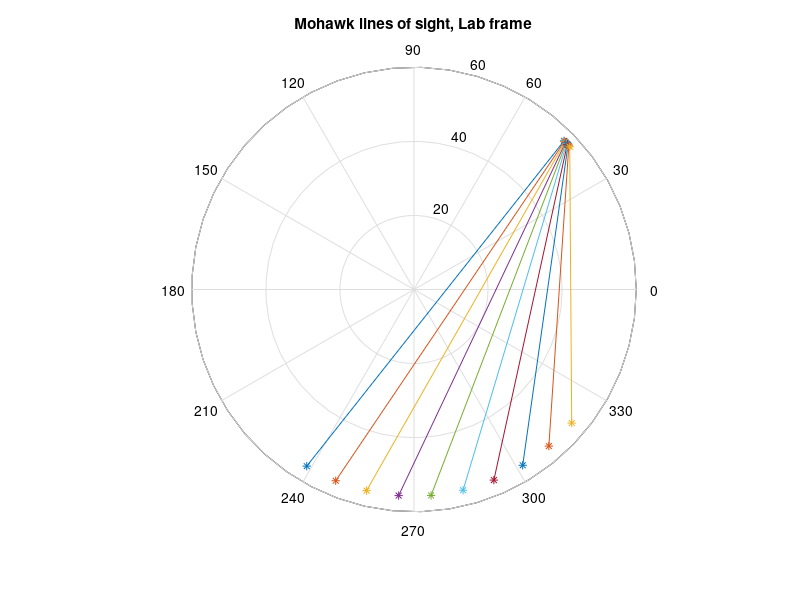
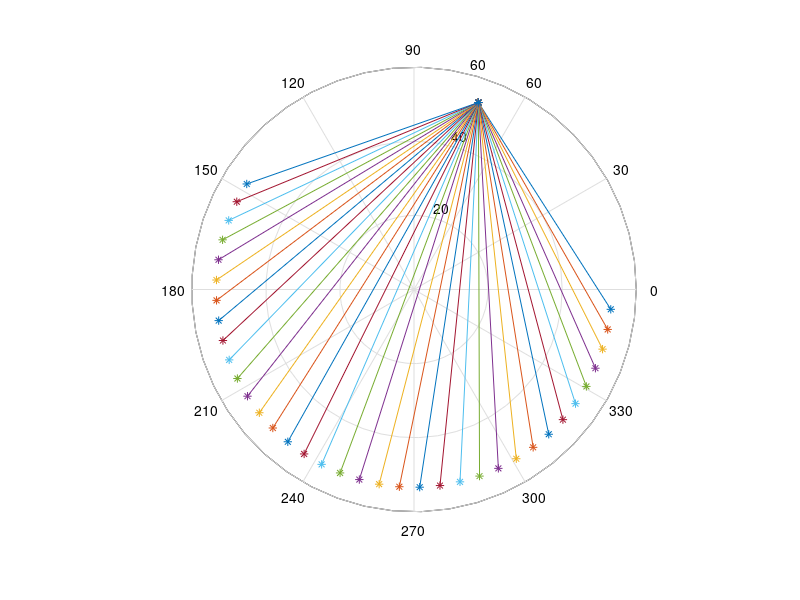
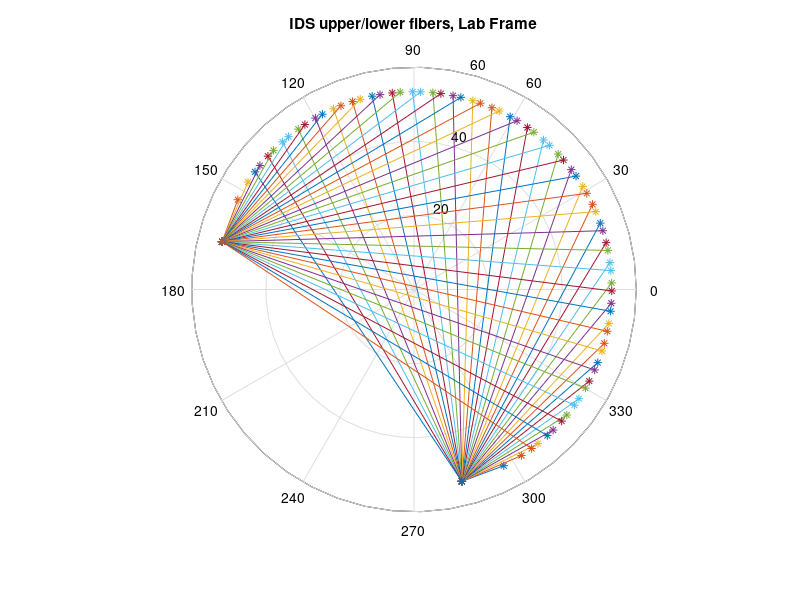

MATLAB code to generate these figures, in order:
% Aaron Hossack
% Jan 17th 2012
%
% Updated June 2013
clear all; close all; clc;
addpath('~/IDS/Matlab/');
%addAllThePaths;
cd('T:\RChandra\NewCodes\Geometry');
%
% This code takes calibration data from backlighting the new IDS fibers
% onto a screen to determine the angle, volume, and impact parameters of
% the various chords.
% clear all; close all; clc;
%% Settings
saveLength71 = 0; % save chrod lengths for 71 degree port chords

save1 = 0; % save 'impacts' as 'impacts1.mat'.  This configuration has the  
           % 'Upper/Long' fiber (smaller channel numbers) in the "old"
           % reentrant port at 71 degrees in machine coordinates.  Channel
           % 1 is oriented toward the top of the machine and channel 36 the
           % bottom.  The 'lower/short' fiber is on an axial port at 45
           % degrees on the X side of the machine.  Channel 37 is looking
           % toward the the small cones (inboard) and channel 72 is looking
           % toward the ring (outboard).
           
saveNim1 = 0; % save 'IDScoords.mat' with 'origin' and 'IDSchords' variables
           
save2 = 0; % save 'impacts' as 'impacts2.mat'.  This configuration has the 
           % 'Upper/Long' fiber in the upper mohawk port #6 with the fiber
           % fan in midplane.  Channel 1 is aimed down toward the bottom of
           % the machine and channel 36 is aimed up.  The 'lower/short'
           % fiber is on an axial port (either 45 or 270 degrees) with
           % channel 37 always aiming inboard, same as 'impacts1'.
           
saveLengthMohawk = 0; % save chord lengths for the above configuration
           
save3 = 0; % save 'impacts' as 'impacts3.mat'.  This is a special
           % configuration for velocity zeroing where the 'Upper/Long'
           % fiber is on the X side 135 degree port and the 'lower/short'
           % fiber is on the Y side 135 degree port.  Channels 1 and 37
           % both aim toward the geometric axis and 36 and 72 aim toward
           % the ring.
           
save4 = 0; % save 'impacts' as 'impacts4.mat'.  This has the long fiber in 
           % the mohawk port, just as in configuration 2, but rotated 90
           % degrees counter clockwise.  Channel 1 faces the y side
           % (positive z direction).

save5 = 0; % save 'impacts' as 'impacts5'. Upper mowhawk #6, lower mowhawk 
           % #6.

save6 = 1; % save 'impacts' as 'impacts6', Upper mohawk #1-#10, with secant
           % and nimrod coordinates

% raw = [247.5, 250.5, 253.5, 256.5, 259.5, 263.0,... % real unaltered data
%     265.5, 268.0, 271.0, 274.0, 277.0,...
%     280.0, 282.5, 285.0, 287.5, 290.5,...
%     293.0, 295.5, 298.5, 301.0, 304.0,...
%     306.5, 309.5, 312.0, 315.0, 318.0,...
%     321.0, 324.0, 327.0, 330.0, 332.5,...
%     336.0, 339.0];

% raw = [244.6, 247.5, 250.5, 253.5, 256.5, 259.5, 263.0,... % filling in extra 3 points
%     265.5, 268.0, 271.0, 274.0, 277.0,...
%     280.0, 282.5, 285.0, 287.5, 290.5,...
%     293.0, 295.5, 298.5, 301.0, 304.0,...
%     306.5, 309.5, 312.0, 315.0, 318.0,...
%     321.0, 324.0, 327.0, 330.0, 332.5,...
%     336.0, 339.0, 341.9, 344.8];
raw = 2.95 * [1:36];

% Center on zero degrees

angles = raw - raw(1) - 0.5*(raw(end) - raw(1)); % chord angles out of lens

R = 55.5; % cm, radius of machine

alpha = 180 - 2*angles; % angle from one end of chord, to geometric axis, to other end of chord
                        % (because the angles in a triangle must add up to
                        % 180)

r = 2 * R * sind(0.5 * alpha); % chord lengths

if saveLength71
    chordLength = r;
    save chordLength71.mat chordLength
end

x = r .* cosd(angles); % projection of chords on midplane diameter
% figure(14)
% plot(x)

% x = 222./(2.*(tand(angles).^2 + 1)); % projection of chords on midplane diameter

% r = x./cosd(angles); % length of chords

ratio = 0.02667/1.11; % radius to height ratio of cone

vol = pi*ratio^2*(1/3)*r.^3;

impacts1 = -R*sind(angles); % sign flip simply for orientation w.r.t machine
% figure(15)
% plot(impacts1)

%% For NIMROD comparison, find angles

% assuming IDS is in port 6 and -6
CoordRot = 225;
theta_port = 31.87; % degrees, port axis w.r.t machine radius
anglesTop = angles + theta_port;
anglesBot = angles - theta_port;
terminalAng1 = 180-2.*anglesTop + 59;
terminalAng2 = 180-2.*anglesBot - 59;
theta1 = terminalAng1;
theta2 = terminalAng2;
theta = [terminalAng1(end:-1:1), terminalAng2];
  theta = mod(theta +CoordRot ,360); % translate to machine coordinates
% 

% assuming IDS is in a radial port
% y = r .* sind(angles ); % dist. from diameter perp. up to chord end
% 
% thetaR = asind(y ./ R); % find angles w.r.t geom. axis from mid. of array
% 
% thetaR(1:3) = thetaR(1:3) + 2 .* (-90 - thetaR(1:3)); % mirror these angles past 90
% thetaR(end-2:end) = thetaR(end-2:end) + 2 .* (90 - thetaR(end-2:end));
% originR = [53.385, 1, 71]

% 
thetaR = 180-2*angles +71;
 originR = [53.385, 1, 71]

 Rnim = 53.385; % NIMROD HIT-SI major radius
% 
 origin = [Rnim, 0, 71+225 ; Rnim, 0, -59]; % coordinates of IDS wide angle lens
origin(1:36,1) = ones(1,36).*Rnim;
origin(1:36,2) = ones(1,36).*1;
origin(1:36,3) = ones(1,36).*(59+CoordRot);
origin(37:72,1) = ones(1,36).*Rnim;
origin(37:72,2) = ones(1,36).*1;
origin(37:72,3) = ones(1,36).*(-59+CoordRot);

origin(:,1:2) = origin(:,1:2).*.01;

IDSchords = ones(length(theta), 3); % initialize array

IDSchords(:, 1) = Rnim * IDSchords(:, 1) .* .01; % plug in R coordinates

IDSchords(:, 2) = 1 * IDSchords(:, 2) .* .01; % zero out Z coordinate

IDSchords(:, 3) = theta' .* IDSchords(:, 3); % set toroidal angles




figure(12)
polar([ones(1,length(theta1)).*originR(3); thetaR].*(pi/180),[ones(36,1).*Rnim ones(36,1).*Rnim]' ,'-*');
% plot(IDSchords(:, 3), '+');
figure(13)
polar([ones(1,length(theta1)).*origin(1,3); theta(1:36)].*(pi/180),[ones(36,1).*Rnim ones(36,1).*Rnim]' ,'-*');
title('IDS upper/lower fibers, Lab Frame');
hold on;
polar([ones(1,length(theta2)).*origin(37,3); theta(37:end)].*(pi/180),[ones(36,1).*Rnim ones(36,1).*Rnim]' ,'-*');

if saveNim1
    save IDScoords.mat origin IDSchords;
end

%% For axial port, find major radius where chord intersects midplane
% rPort = 36.8; % cm, approximate radius of axial port
% 
% rMAxis = 34; % cm, radius of magnetic axis
% 
% Rpol = 31.26; % cm, distance from midplane to wall
% 
% a0 = atand((rPort - rMAxis) / Rpol); % angle offset, ie: angle from z-hat to mag. axis
% 
% hypotn = hypot((rPort - rMAxis), Rpol); % distance directly from port to mag. axis
% 
% pAngles = angles + a0; % poloidal angles w.r.t. mag. axis
% 
% impacts1 = [impacts1, hypotn*sind(pAngles)];
rPort = 36.8; % cm, major radius location of port

zPort = 31.26 + 2.54 + 1.27; % cm, distance from magnetic axis to wall + thickness of window + thickness of wall

yPol = zPort * tand(angles(end:-1:1));

Rpol = rPort - yPol; % convert to major radius

impacts1 = [impacts1, Rpol];


if save1
    figure(1)
plot(impacts1, '+');
title('Impacts 1');

    impacts = impacts1;
    save impacts1.mat impacts
end

%% Update - View with fan in midplane, mohawk port #6

theta_port = 31.87; % degrees, port axis w.r.t machine radius

theta_chords = angles + theta_port;

y_tor = R * sind(theta_chords);

impacts2 = impacts1; % copy over previous impacts array

impacts2(1:36) = y_tor;



if save2
    figure(2)
plot(impacts2, '+');
title('Impacts 2');
    impacts = impacts2;
    save impacts2.mat impacts
end

%% Update 3-18-15 - Chord lengths for the above configuration

alpha2 = 180 - 2*theta_chords; % angle from one end of chord, to geometric axis, to other end of chord
                        % (because the angles in a triangle must add up to
                        % 180)

r2 = 2 * R * sind(0.5 * alpha2); % chord lengths                        
                        
if saveLengthMohawk
    chordLength = r2;
    save chordLengthMohawk.mat chordLength;
end

%% Velocity Zeroing configuration

impacts3 = [impacts1(37:72), impacts1(37:72)];



if save3
    figure(3)
plot(impacts3, '+');
title('Impacts 3');
    impacts = impacts3;
    save impacts3.mat impacts
end

%% Mohawk #6, chords perpendicular to midplane

half_ch_length = R * cosd(theta_port); % half chord length of axis of lens

displacement = half_ch_length * sind(angles); % displacement axially from magnetic axis.

impacts4 = [displacement(end:-1:1), impacts2(37:72)];


if save4
    figure(4)
    plot(impacts4, '+');
    title('Impacts 4');

    impacts = impacts4;
    save impacts4.mat impacts
end

%% Top Mohawk #6, Bottom Mohawk #6

theta_port = 31.87; % degrees, port axis w.r.t machine radius

theta_chords = -angles + theta_port;

y_tor = R * sind(theta_chords);

impacts5(1:36) = y_tor;
theta_port = -31.87; % degrees, port axis w.r.t machine radius

theta_chords = angles + theta_port;

y_tor = R * sind(theta_chords);

impacts5(37:72) = y_tor;  

if save5
    figure(5)
    plot(impacts5, '+');
    title('Impacts 5');

    impacts = impacts5;
    save impacts5.mat impacts
end

%% all the bottom mohawk
if save6 

Origin(1:10,1) = ((13.736) + (0:9)'.*9) ;% normalize later + 225; % ports, in Normal Machine Coordinates (Tm)
Gamma(1:10,1) = 180 - Origin(1:10,1); % angle between origin-port and origin-convergence point
a = 57.785; %Radial location that the ports converge to 
%R = 60.96; % R machine ( MAY BE TANK R, NOT PLASMASPRAY R
R = 55.5; % 
c(1:10,1) = sqrt( R.^2 + a.^2 -2*R*a*cosd( Gamma )); % chord from port to convergence point 
B(1:10,1) = asind(a*sind(Gamma)./c); % angle off of the radial that the port is
% angle between origin-port and port-convergence point
GammaB = 180-2.*B; % angle between origin-port and origin-(intersection of port-convergence point
% with wall of chamber)
Lengths(1:10,1) = 2* R*sind(GammaB); % apply law of sines for a triangle subtending a circle,
% get length of secant across circle from port to wall
Origin(1:10,2) = Origin(1:10)+GammaB; % ending theta locations, still John coordinates
figure(7);
%Machine coords

Origin = mod(Origin +CoordRot,360);
OutputI = [ ones(3,1).* Rnim .* .01 ones(3,1) .* .01 Origin(1:3,1)];
OutputF = [ ones(3,1).* Rnim .* .01 ones(3,1) .* .01 Origin(1:3,2)];

IDSchords = [IDSchords ; OutputF];
origin = [origin ; OutputI];

h=polar(Origin'.*(pi/180),[ones(10,1).*55.785 ones(10,1).*57]' ,'-*');

title('Mohawk lines of sight, Lab frame');

save coords06.mat IDSchords origin
end



